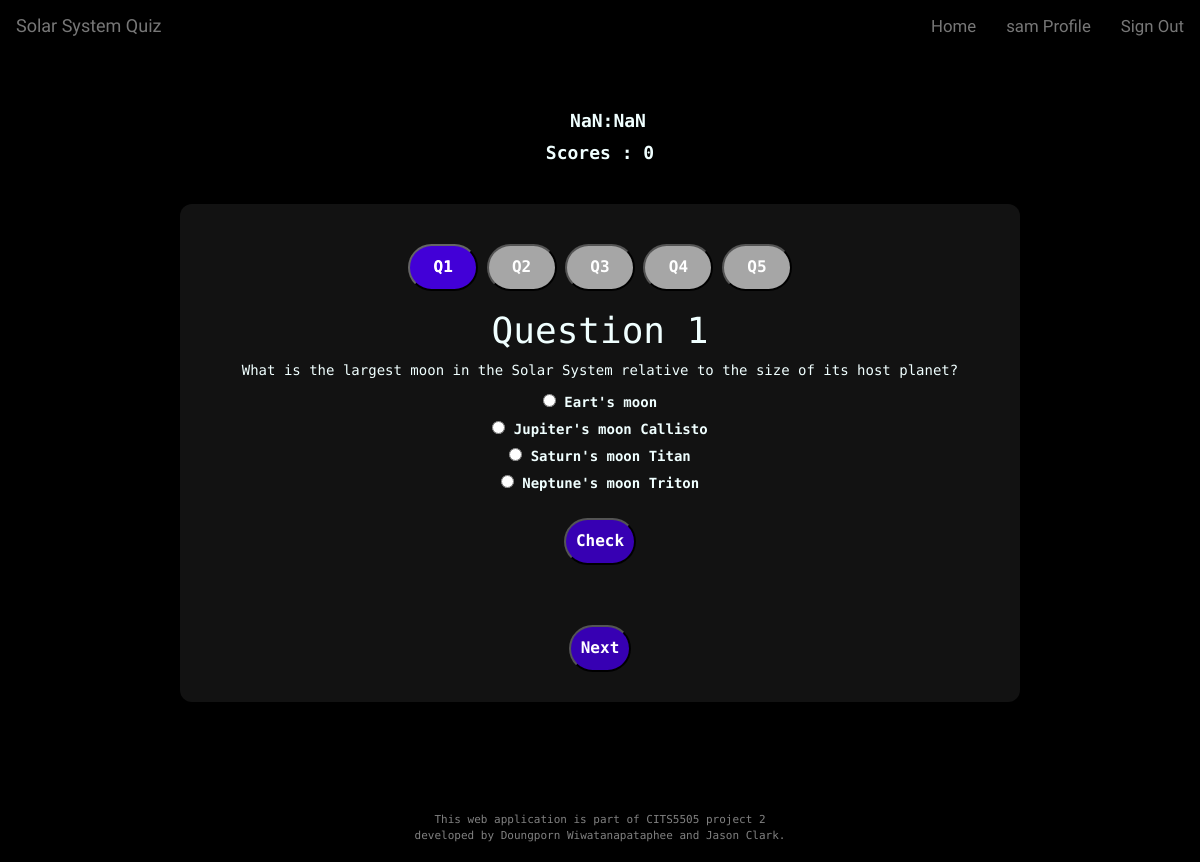
The page /quiz?questionsetID=4 (signed in) on the database as committed earlier.
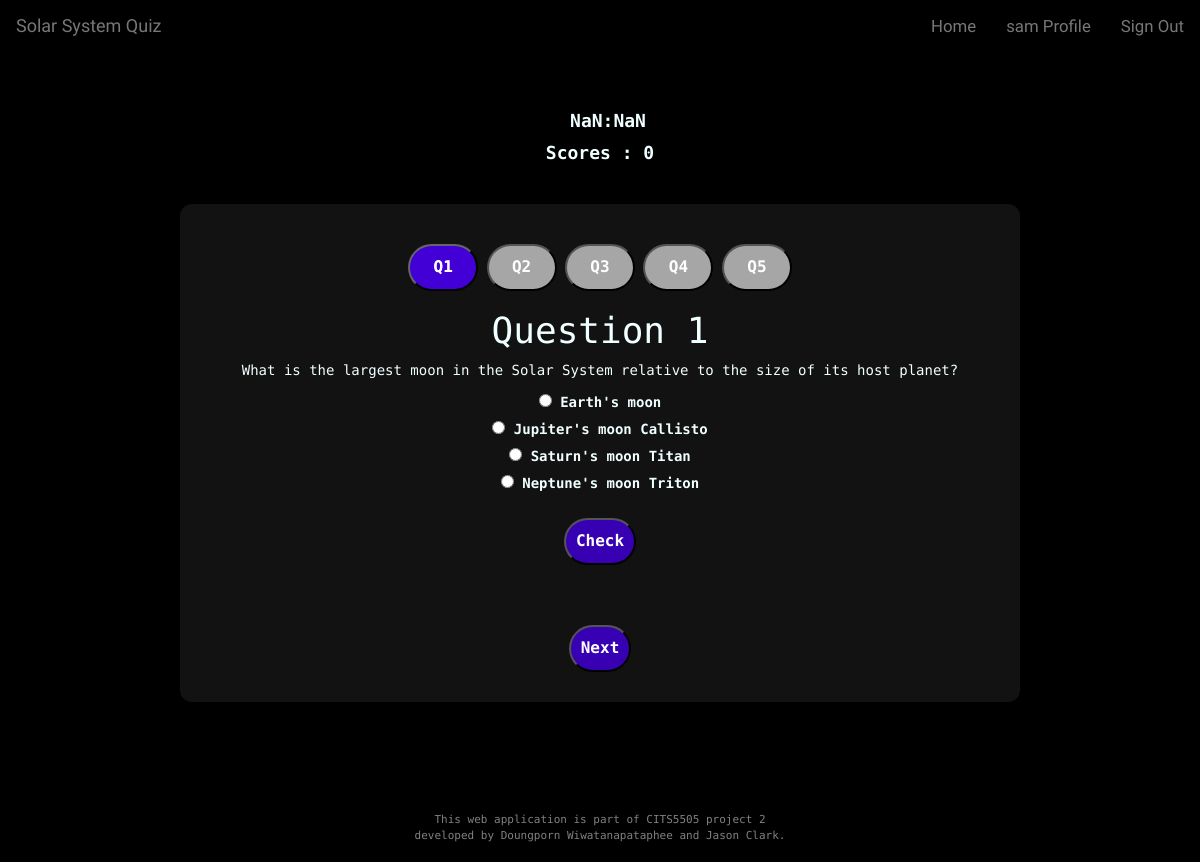
The same page on the database as committed later.
### app/models.py (models this page shows, shortened)
class Question(db.Model):
    __tablename__ = 'question'
    id = db.Column(db.Integer, primary_key = True)
    question = db.Column(db.String(128))
    question_type = db.Column(db.String(128))
    answer = db.Column(db.String(128))
    child = db.relationship("CurrentQuestion", backref="parent")
    option_child = db.relationship("Option", backref="parent")
    reference_value = db.Column(db.String(128))

### app/routes.py (the view)
@app.route('/quiz', methods = ['GET','POST'])
def generate_quiz():
    return QuizController.generate_quiz()

### app/models.py (called while the page is built)
@login.user_loader
def load_user(id):
    return User.query.get(int(id))

    def __repr__(self):
        return self.option_value

### app/routes.py (called while the page is built)
@app.before_request
def before_request():
    from_zone = tz.tzutc()
    to_zone = tz.tzlocal()
    utc = datetime.utcnow()
    utc = utc.replace(tzinfo=from_zone)
    central = utc.astimezone(to_zone)   # convert to local timezone
    if current_user.is_authenticated:
        current_user.last_seen = central
        db.session.commit()

### app/templates/quiz.html (shortened to what this page needs)
{% extends 'base.html' %}
{% block body %}
<div class="quiz-container">
  <div class="container">
    <br>
    {% for q_num in range(1, (questions | length) + 1) %}
      <button class="qBtn unclicked" id="Q{{ q_num }}Button">Q{{ q_num }}</button>
    {% endfor %}
  </div>
  <div class="container">
  {% for q_num in range(questions | length) %}
  <div id="Q{{ q_num+1 }}" class="main">
    <h1 id="heading{{ q_num+1 }}">Question {{ q_num+1 }}</h1>
    <p> {{questions[q_num].question}} </p>
    <div id="mcq{{ q_num+1 }}">
    {% for option in questions[q_num].answerOptions %}
      <label>
        <input type="radio" name="Q{{ q_num+1 }}" value="{{ option }}">
        {{option}}
      </label>
      <br>
    {% endfor %}
    <br>
      <button id="check" class="submitQ" type="button" onclick="validate_answer('{{ q_num+1 }}')">
        Check
      </button>
    </div>
    {% if q_num == 0 %}
    <div style="justify-content: flex-end;" class="nextPrevious_container endOfDiv">
      <button class="submitQ" type="button" onclick="nextBtn('{{ q_num+1 }}')">
        Next
      </button>
    </div>
    {% endif %}
  </div>
  {% endfor %}
</div>
{% endblock %}

Rows that differ between the two databases and show on the page:
changed Question: Q1 "☐ Eart's moon" → "☐ Earth's moon"; answer "Eart's moon" → "Earth's moon"
